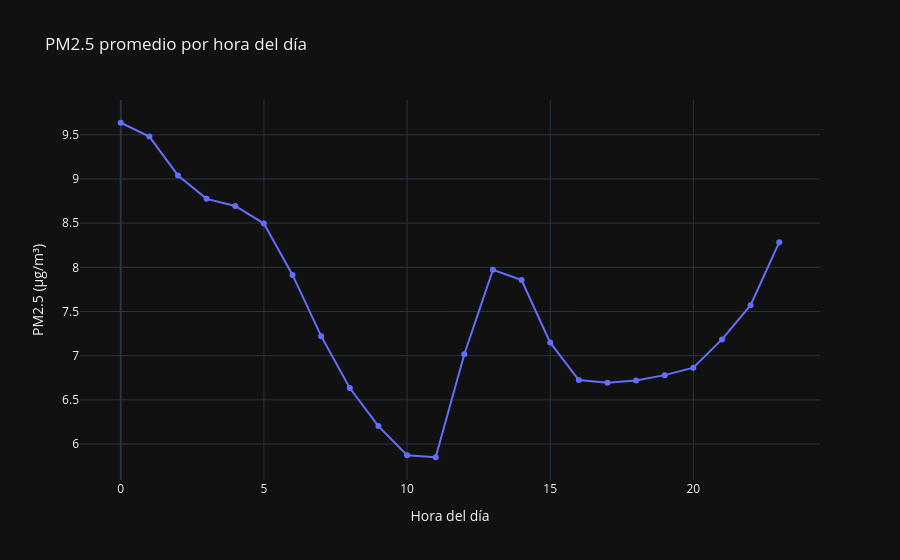

The cell this chart's notebook holds for it:
### Code cell
visualizar.graficar_pm25_por_hora()

### Figure 1 — Plotly figure (JSON) as saved in the notebook; plotly's stock layout.template omitted (floating-point values rounded to 4 significant figures)
{"data": [{"hovertemplate": "Hora del día=%{x}<br>PM2.5 (µg/m³)=%{y}<extra></extra>", "legendgroup": "", "line": {"color": "#636efa", "dash": "solid"}, "marker": {"symbol": "circle"}, "mode": "lines+markers", "name": "", "orientation": "v", "showlegend": false, "x": [0, 1, 2, 3, 4, 5, 6, 7, 8, 9, 10, 11, 12, 13, 14, 15, 16, 17, 18, 19, 20, 21, 22, 23], "xaxis": "x", "y": [9.636, 9.48, 9.04, 8.775, 8.695, 8.495, 7.914, 7.221, 6.634, 6.204, 5.873, 5.851, 7.016, 7.973, 7.857, 7.148, 6.724, 6.695, 6.72, 6.78, 6.865, 7.184, 7.571, 8.285], "yaxis": "y", "type": "scatter"}], "layout": {"xaxis": {"anchor": "y", "domain": [0.0, 1.0], "title": {"text": "Hora del día"}}, "yaxis": {"anchor": "x", "domain": [0.0, 1.0], "title": {"text": "PM2.5 (µg/m³)"}}, "legend": {"tracegroupgap": 0}, "title": {"text": "PM2.5 promedio por hora del día"}}}
